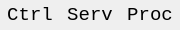
<?xml version="1.0" encoding="UTF-8"?>
<ui version="4.0">
 <class>StatusWidget</class>
 <widget class="QWidget" name="StatusWidget">
  <property name="geometry">
   <rect>
    <x>0</x>
    <y>0</y>
    <width>180</width>
    <height>30</height>
   </rect>
  </property>
  <property name="windowTitle">
   <string>StatusWidget</string>
  </property>
  <widget class="QLabel" name="controller_status">
   <property name="geometry">
    <rect>
     <x>0</x>
     <y>0</y>
     <width>60</width>
     <height>30</height>
    </rect>
   </property>
   <property name="font">
    <font>
     <family>Consolas</family>
     <pointsize>14</pointsize>
    </font>
   </property>
   <property name="text">
    <string>Ctrl</string>
   </property>
   <property name="textFormat">
    <enum>Qt::AutoText</enum>
   </property>
   <property name="scaledContents">
    <bool>false</bool>
   </property>
   <property name="alignment">
    <set>Qt::AlignCenter</set>
   </property>
  </widget>
  <widget class="QLabel" name="service_status">
   <property name="geometry">
    <rect>
     <x>60</x>
     <y>0</y>
     <width>60</width>
     <height>30</height>
    </rect>
   </property>
   <property name="font">
    <font>
     <family>Consolas</family>
     <pointsize>14</pointsize>
    </font>
   </property>
   <property name="text">
    <string>Serv</string>
   </property>
   <property name="alignment">
    <set>Qt::AlignCenter</set>
   </property>
  </widget>
  <widget class="QLabel" name="process_status">
   <property name="geometry">
    <rect>
     <x>120</x>
     <y>0</y>
     <width>60</width>
     <height>30</height>
    </rect>
   </property>
   <property name="font">
    <font>
     <family>Consolas</family>
     <pointsize>14</pointsize>
    </font>
   </property>
   <property name="text">
    <string>Proc</string>
   </property>
   <property name="alignment">
    <set>Qt::AlignCenter</set>
   </property>
  </widget>
 </widget>
 <layoutdefault spacing="6" margin="11"/>
 <resources/>
 <connections/>
</ui>
